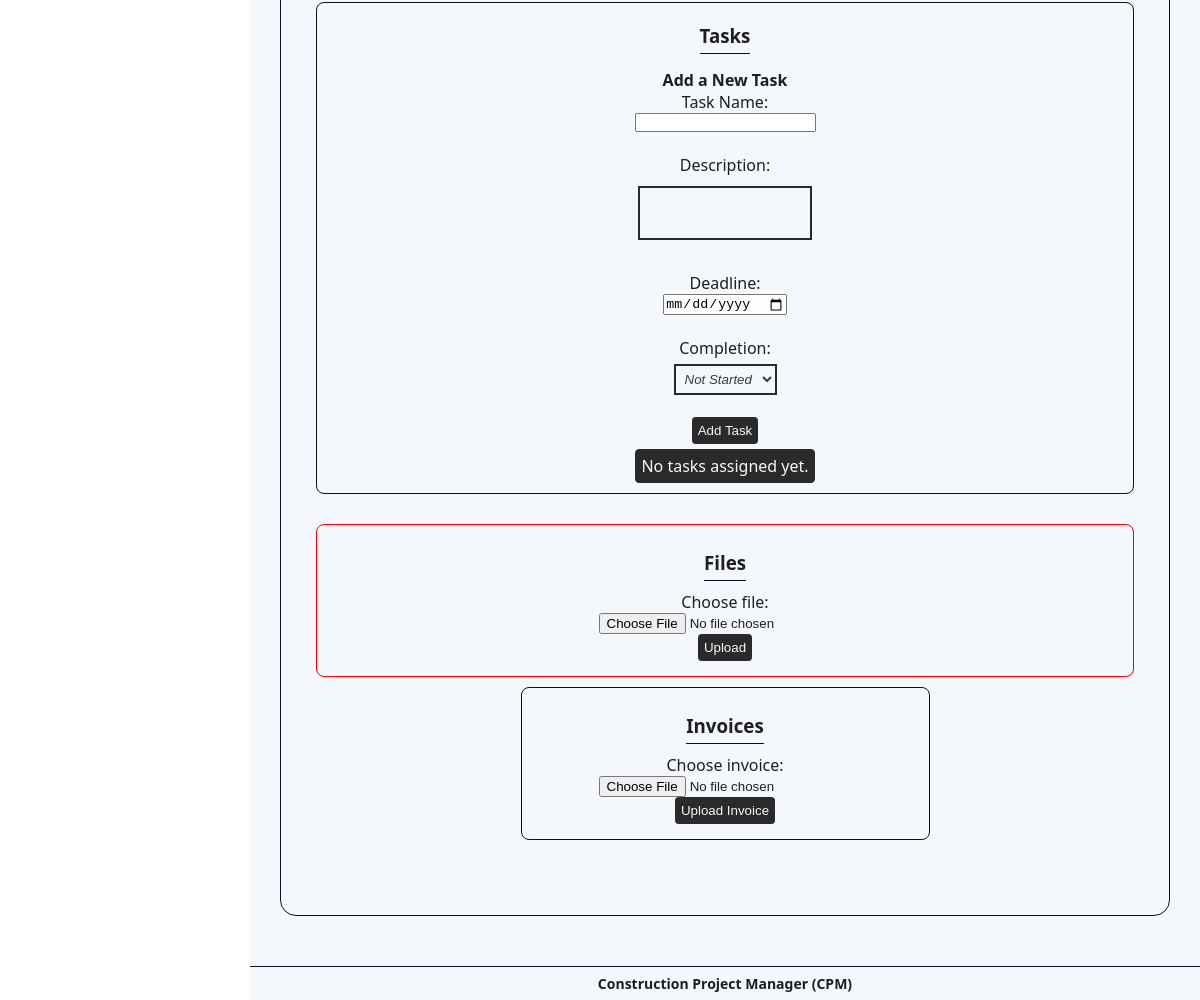
/view-project/8 (signed in, lower part), run on an earlier commit of the app's database.
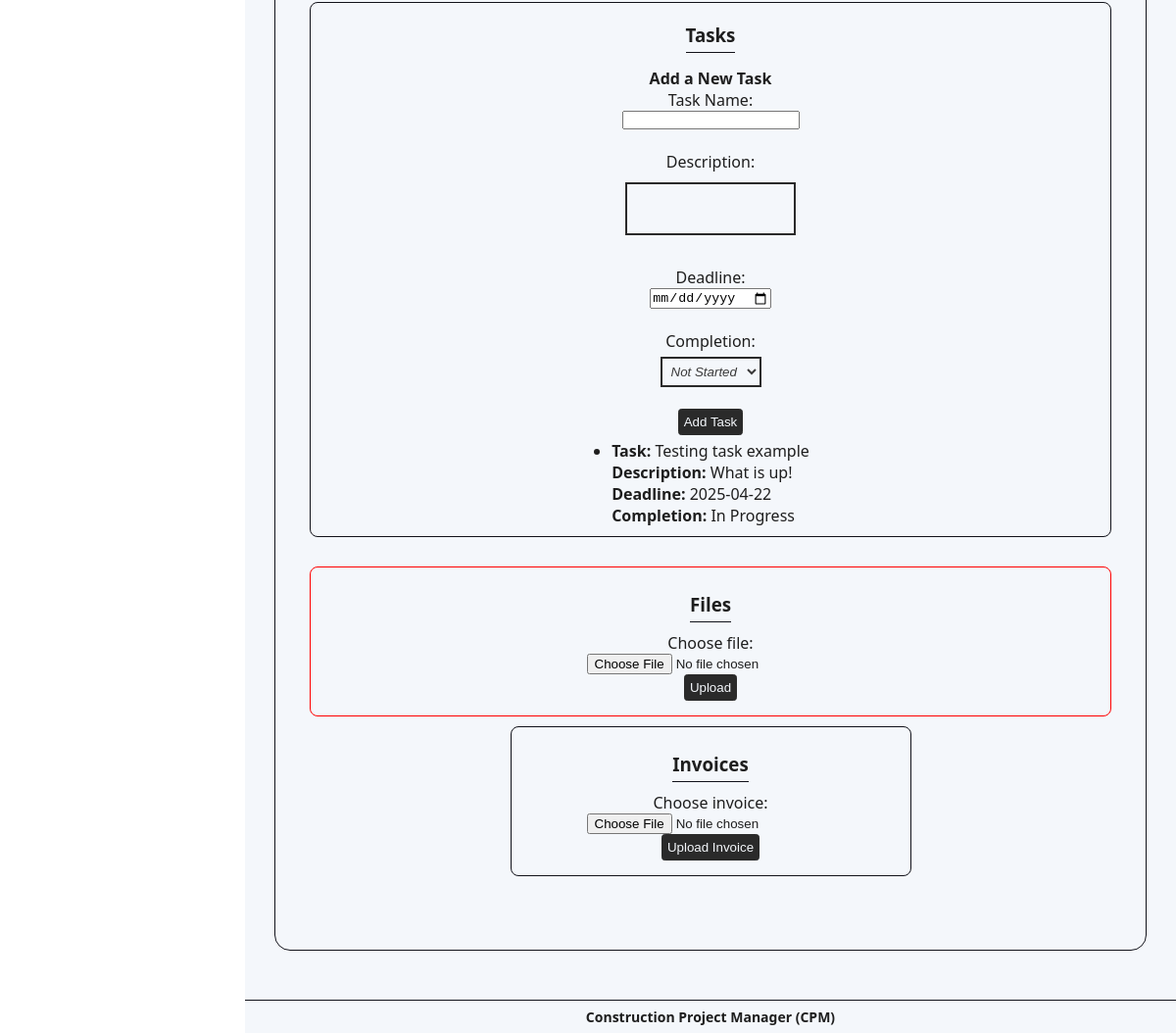
And on a later commit of the database.
### website/models.py (models this page shows)
class Task(db.Model): # Model to allow contractors to assign tasks
    id = db.Column(db.Integer, primary_key=True)
    date_created = db.Column(db.DateTime(timezone=True), default=func.now())
    name = db.Column(db.String(100), nullable=False)
    description = db.Column(db.Text, nullable=True)
    deadline = db.Column(db.Date, nullable=True) # Task Deadline
    completion = db.Column(Enum('Completed', 'In Progress', 'Canceled', name='completion_status'), nullable=False, default='In Progress')
    project_id = db.Column(db.Integer, db.ForeignKey('project.id'), nullable=False) # Foreign Key

### website/views.py (the view)
@views.route('/view-project/<int:project_id>', methods=['GET', 'POST'])
@login_required
def view_project(project_id):
    project = Project.query.get(project_id)
    subcontractors = [assignment.subcontractor for assignment in project.subcontractors]
    tasks = Task.query.filter_by(project_id=project_id).all()
    return render_template("project.html", project=project, subcontractors=subcontractors, user=current_user, tasks=tasks)

### website/context_processors.py (called while the page is built)
def unread_message_count():
    if current_user.is_authenticated:
        return Message.query.filter_by(receiver_id=current_user.id, is_read=False).count()
    return 0

### website/templates/project.html (shortened to what this page needs)
{% extends 'base.html' %}
{% block content %}
<section class="main-content-section" id="project-details">
  <section class="sub-sections bottom-section">
    <section class="sub-sections" id="task-sub-section">
      <h3>Tasks</h3>
      <form method="POST" action="{{ url_for('views.add_task', project_id=project.id) }}">
        <h4>Add a New Task</h4>
        <label for="task-name">Task Name:</label>
        <input type="text" name="task-name" id="task-name" required /><br />
        <label for="task-description">Description:</label>
        <textarea name="task-description" id="task-description" rows="3"></textarea><br />
        <label for="task-deadline">Deadline:</label>
        <input type="date" name="task-deadline" id="task-deadline" required /><br />
        <label for="task-completion">Completion:</label>
        <select name="task-completion" id="task-completion" required>
          <option value="Not Started">Not Started</option>
        </select><br />
        <button type="submit">Add Task</button>
      </form>
      <ul>
        {% for task in tasks %}
        <li>
          <strong>Task:</strong> {{ task.name }} <br />
          <strong>Description:</strong> {{ task.description or "No description provided" }} <br />
          <strong>Deadline:</strong> {{ task.deadline }} <br />
          <strong>Completion:</strong> {{ task.completion }}
        </li>
        {% else %}
        <p>No tasks assigned yet.</p>
        {% endfor %}
      </ul>
    </section>
    <section class="sub-sections" id="file-upload-sub-section">
      <form
        action="{{ url_for('file_upload.upload_file', project_id=project.id) }}"
        method="post"
        enctype="multipart/form-data"
      >
        <h3>Files</h3>
        <label for="file">Choose file:</label>
        <input type="file" name="file" id="file" required />
        <button type="submit">Upload</button>
      </form>
    </section>
    <section class="sub-sections" id="invoice-upload-sub-section">
    <form
      <form action="{{ url_for('views.upload_invoice', project_id=project.id) }}" method="post" enctype="multipart/form-data">
          <h3>Invoices</h3>
          <label for="invoice">Choose invoice:</label>
          <input type="file" name="invoice" id="invoice" required />
          <button type="submit">Upload Invoice</button>
      </form>
     </section>
  </section>
</section>
{% endblock %}

### website/templates/base.html (shortened to what this page needs)
<!DOCTYPE html>
<html lang="en">
  <head>
    <link
      rel="stylesheet"
      href="{{ url_for('static', filename='css/style.css') }}"
    />
  </head>
  <body>
    <main>
      {% block content %}{% endblock %}
    </main>
    {% if current_user.is_authenticated %}
    <footer>Construction Project Manager (CPM)</footer>
    {% endif %}
  </body>
</html>

### website/static/css/style.css (style rules this page uses)
:root { --base-clr: #f4f7fb; --line-clr: #11121a; --accent-clr: #2a2a2a; --text-clr: #1e1e1e; --text-faded-clr: #3a3a3a; --text-inactive-clr: #aaa; --hover-text-clr: #e0e6ed; --tertiary-text-clr: #000000; --icon-clr: #131313; --icon-form-clr: #e0e6ed; --transparent-bg-clr: #343a402d; --transparent-border-clr: #343a4012; --secondary-tp-bg-clr: #0066cc23; --secondary-border-bg-clr: #0066cc21; --form-bg-clr: #c1c1c160; --hover-clr: #3a7ca5c7; --hover-fade-clr: #3a7ca55a; --hover-bright-clr: #3a7ca5; --icon-hover-clr: #e0e6ed; --success-text-clr: #121813; --success-background-clr: #28a74668; --faded-success-background-clr: #28a74622; --success-border-clr: #005714; --error-text-clr: #4d1a20; --error-background-clr: #c62b3d68; --faded-error-background-clr: #c62b3d22; --error-border-clr: #870413; --active-clr: #2e8dbd; --deleting-clr: #ff2e46ca; --creating-clr: #28da51ca; --info-clr: #2196f3; --filter-clr: #8c90f4; --not-yet-started-clr: #007bff; --on-hold-clr: #ffa500; --in-progress-clr: #ffff00; --completed-clr: #00ff00; --canceled-clr: #ff0000; }
*, *::before, *::after { margin: 0; padding: 0; box-sizing: border-box; }
html { font-family: "Segoe UI", Tahoma, Geneva, Verdana, sans-serif; font-size: 16px; }
body { display: grid; min-height: 100vh; min-height: 100dvh; grid-template-columns: auto 1fr; grid-template-rows: auto 1fr auto; grid-template-areas: "navbar navbar" "sidebar main" "sidebar footer"; }
main { grid-area: main; padding: min(30px, 7%); display: flex; justify-content: flex-start; align-items: center; flex-direction: column; background-color: var(--base-clr); color: var(--text-clr); transition: margin 0.3s ease; }
.main-content-section { width: 100%; padding: 25px; border-radius: 1em; }
.main-content-section, .sub-sections { display: flex; justify-content: center; align-items: center; flex-direction: column; border: 1px solid var(--line-clr); margin-bottom: 20px; }
.sub-sections { padding: 10px; border-radius: 0.5em; width: 50%; }
#subcontractors-sub-section, #task-sub-section, #file-upload-sub-section { width: 100%; }
#project-details h3 { text-align: center; margin-bottom: 10px; padding-bottom: 5px; border-bottom: 1px solid var(--line-clr); }
#project-details form { display: flex; flex-direction: column; align-items: center; padding: 0 10px 5px 10px; margin-top: 5px; }
#project-details form textarea { border: 2px solid var(--accent-clr); background-color: var(--base-clr); font-style: italic; padding: 5px 5px 0 5px; margin-top: 10px; margin-bottom: 10px; resize: none; white-space: nowrap; overflow-x: auto; overflow-y: hidden; }
#project-details form select { margin-top: 5px; }
#project-details button { padding: 5px; color: var(--base-clr); background-color: var(--accent-clr); border: 1px solid var(--accent-clr); border-radius: 0.25em; }
#project-details .top-section, #project-details .bottom-section { width: 100%; gap: 10px; }
#project-details .bottom-section { border: none; padding-top: 5px; }
#project-details h3 { margin-top: 10px; }
#project-details select { border: 2px solid var(--accent-clr); padding: 5px; color: var(--text-faded-clr); font-style: italic; background-color: var(--base-clr); }
#project-details #file-upload-sub-section { display: flex; border-color: red; margin: 0; }
footer { grid-area: footer; display: flex; justify-content: center; padding: 0.5em; font-size: 14px; background-color: var(--base-clr); border-top: 1px solid var(--line-clr); color: var(--text-clr); font-weight: bold; }

What changed in the data, as far as the page shows it:
added Task: name "Testing task example", description "What is up!", deadline "2025-04-22", completion "In Progress"
Also different on the page:
text no longer shown: "No tasks assigned yet."
